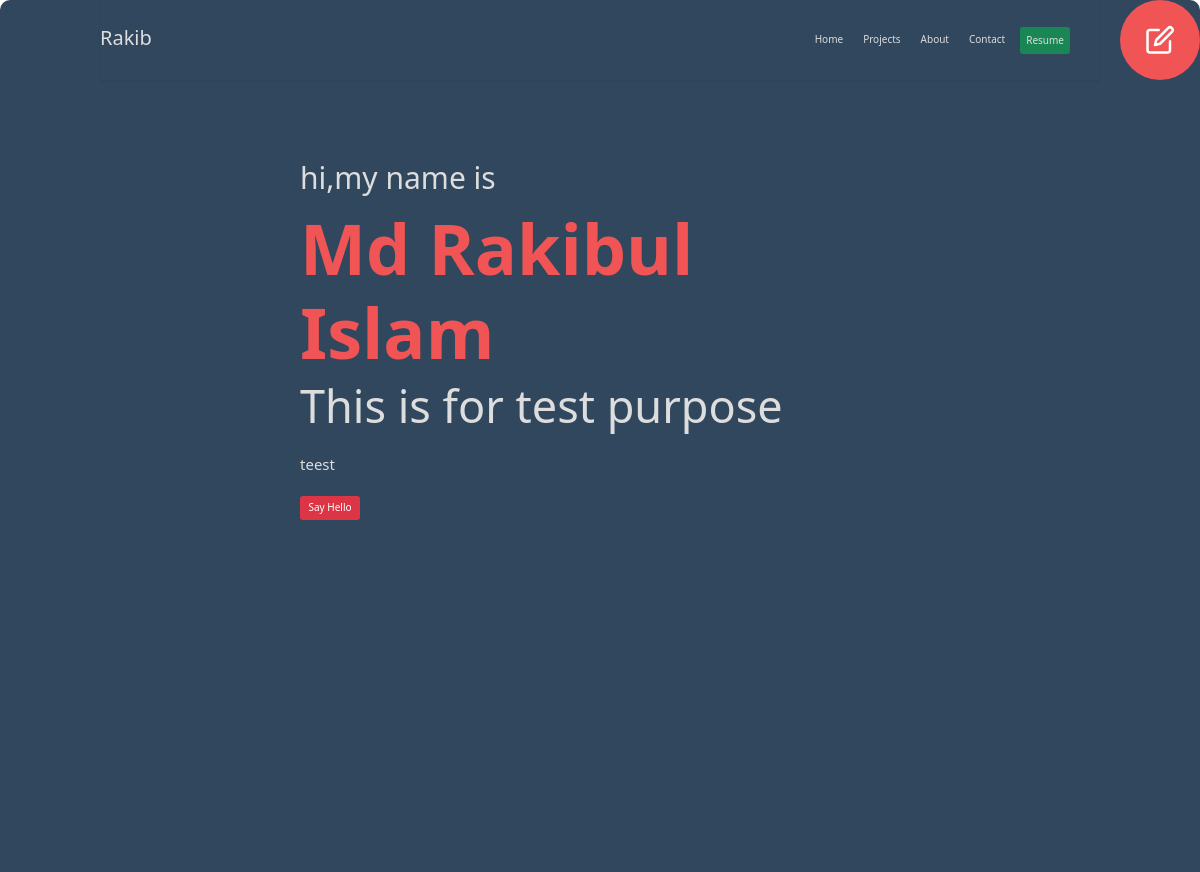
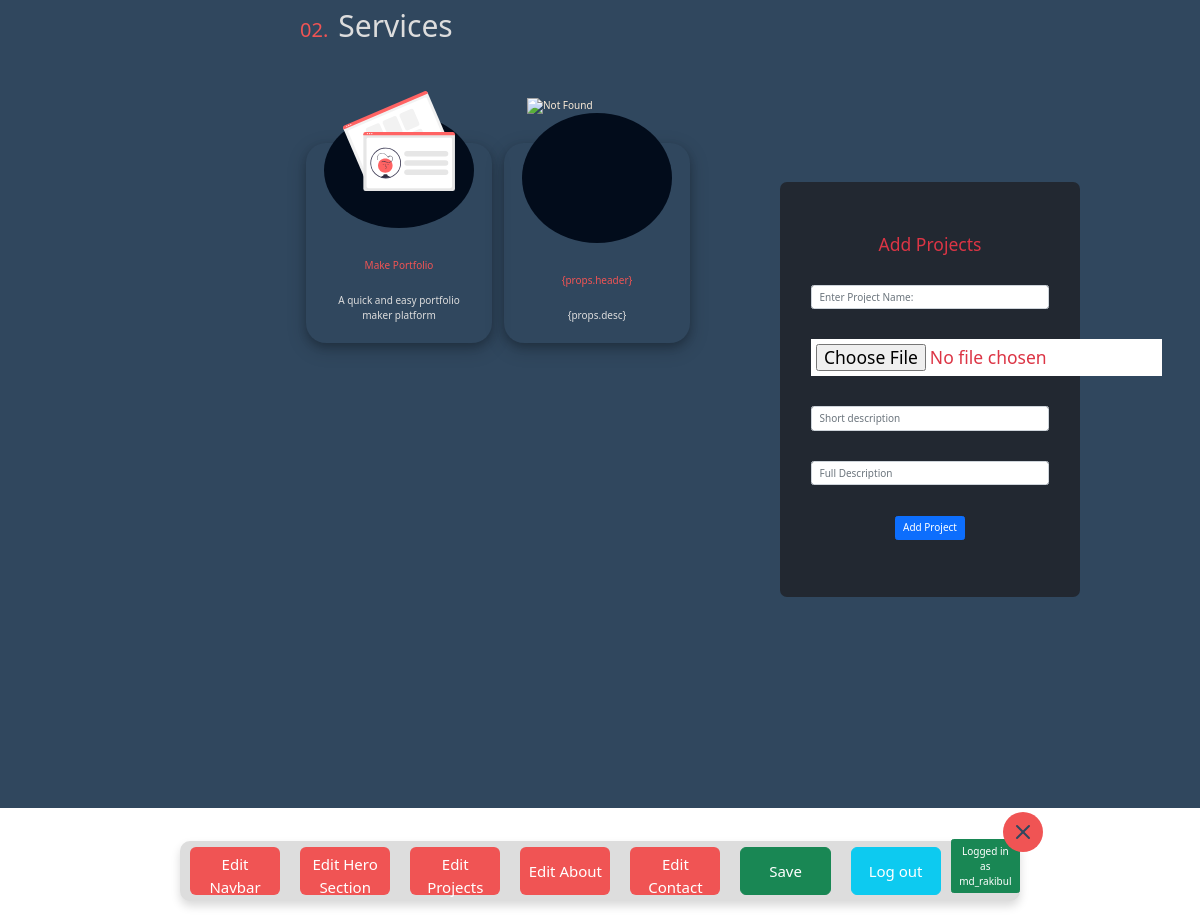
The page /edit/ (signed in) on the database its author committed (2 pictures, top to bottom).
### EditPortfolio/models.py (models this page shows, shortened)
class heroModel(models.Model):
    username = models.CharField(max_length=100,null=True,blank=True)
    before_name = models.CharField(max_length=100,null=True,blank=True,default="Hi,my name is..")
    fullname = models.CharField(max_length=100,null=True,blank=True,default="FirstName LastName")
    before_description = models.CharField(max_length=100,null=True,blank=True,default="I create stuff for the Internet.")
    description = models.CharField(max_length=100,null=True,blank=True,default="I am a Fullstack Web Devoloper From Bangladesh.I use React + Django stack.Currently open for work 😀")
    created = models.DateTimeField(auto_now_add=True,null=True,blank=True)

### EditPortfolio/views.py (the view, shortened to what this page needs)
# urls.py: path("",editView,name="edit"),
def editView(request):
    hero_contents = heroModel.objects.filter(username=request.user).first()
    hero_contents_default = heroModel.objects.filter(
        username="default").first()
    if hero_contents is not None:
        data = {
            "check": 1,
            'before_name': hero_contents.before_name,
            'name': hero_contents.fullname,
            'before_description': hero_contents.before_description,
            'description': hero_contents.description,
        }
    return render(request, "edit/editpage.html", context={
        'data': data
    })

### templates/edit/editpage.html (shortened to what this page needs)
{% extends "base.html" %}
 {% load static %}
 {% block css %}
<link rel="stylesheet" href="{% static 'css/navbar.css' %}" type="text/css" />
<link
  rel="stylesheet"
  href="{% static 'css/edit/edit.css' %}"
  type="text/css"
/>
{% endblock %}
  {% block content %}
  <div class="background_full">
  {% if user.is_authenticated %}
    {% include "edit/editbutton.html" %}
     {% include "edit/editBar.html" %}
     {% include "navbar.html" %}
     {% include "Hero/hero.html" with data=data %}
     {% include "projects/projects_container.html" %}
  </div>
  {% else %}
  {% include "auth/signup.html" %}
  {% endif %}
{% endblock %}

### templates/edit/editBar.html
<div class="editBar shadow">
  <div class="editBar_close">
    <svg
      xmlns="http://www.w3.org/2000/svg"
      width="24"
      height="24"
      viewBox="0 0 24 24"
      fill="none"
      stroke="currentColor"
      stroke-width="2"
      stroke-linecap="round"
      stroke-linejoin="round"
      class="feather feather-x"
    >
      <line x1="18" y1="6" x2="6" y2="18"></line>
      <line x1="6" y1="6" x2="18" y2="18"></line>
    </svg>
  </div>
  <div class="editBar_menu">
    <button id="edit_nav_btn" class="btn btn_pink_red">Edit Navbar</button>
    <button id="edit_hero_btn" onclick="hero_show_hide()" class="btn btn_pink_red">Edit Hero Section</button>
    <button id="edit_projects_btn" class="btn btn_pink_red">Edit Projects</button>
    <button id="edit_about_btn" class="btn btn_pink_red">Edit About</button>
    <button id="edit_contact_btn" class="btn btn_pink_red">Edit Contact</button>
    <button  id="edit_save_btn"class="btn btn-success">Save</button>
    <button  class="btn btn-info "><a href="{% url 'logout' %}" class="text-white text-decoration-none"> Log out</a></button>
    <p class="btn-success btn">Logged in as {{request.user}}</p>
  </div>
</div>

### templates/Hero/hero.html (shortened to what this page needs)
<section id="hero_container">
<div class="port_hero" id="home">
  <div class="hero_left">
    <h3 id="main_before_name">{{data.before_name}}</h3>
    <h2 id="main_name">{{data.name}}</h2>
    <h4 id="main_before_desc">{{data.before_description}}</h4>
    <p id="main_desc">
      {{data.description}}
    </p>
    <button class="btn btn-danger">Say Hello</button>
  </div>
</div>
</section>

### static/css/index.css (style rules this page uses)
body { --transition: all 0.25s cubic-bezier(0.645, 0.045, 0.355, 1); --white : #DDDDDD; --dark : #222831; --navy-dark:#30475E; --pink-red:#F05454; --font-mono: "SF Mono", "Fira Code", "Fira Mono", "Roboto Mono", monospace; --font-sans: "Calibre","San Francisco","SF Pro Text",-apple-system,system-ui,sans-serif; }
.btn_pink_red { background-color: var(--pink-red); }
html { font-size: 62.5%; font-family: var(--font-mono); scroll-behavior: smooth; }
.background_full { background-color: var(--navy-dark); width: 100%; height: 100vh; border-radius: 10px; }

### static/css/Hero/hero.css (style rules this page uses)
#hero_container { background-color: var(--navy-dark); width: 100vw; height: 100vh; }
.port_hero { height: auto; min-height: 100vh; width: auto; min-width: 50vw; display: flex; margin: 0 30rem; }
.hero_left { margin-top: 1rem; }
.port_hero h3 { color: var(--white); font-size: 3rem; margin-top: 7rem; font-style: var(--font-mono); }
.port_hero h2 { font-size: clamp(5rem, 7rem, 10rem); font-style: var(--font-sans); margin-top: 1rem; color: var(--pink-red); font-weight: bold; }
.port_hero h4 { font-size: 4.5rem ; color: var(--white); }
.port_hero p { font-size: 1.5rem; color: var(--white); max-width: 45rem; margin: 2rem 0; }

### static/css/edit/edit.css (style rules this page uses)
.editBar { width: 100%; position: fixed; bottom: 0; left: 50%; transform: translate( -50%, -30% ); z-index: 150; background-color: var(--white); border-radius: 10px; width: 70vw; }
.editBar_close { width: 4rem; height: 4rem; border-radius: 50%; display: flex; justify-content: center; align-items: center; color: var(--navy-dark); background: var(--pink-red); position: absolute; top: -29px; right: -23px; }
.editBar_menu { display: flex; height: 6rem; justify-content:space-between; align-items: center; }
.editBar_menu button { width: 40%; border-radius: 6px; padding: 5px; color: white; font-size: 15px; height: 80%; margin:0 10px; }

### rows shown on the page
heroModel: before_name "hi,my name is", name "Md Rakibul Islam", before_description "This is for test purpose", description "teest"

### other values the page prints
{{ request.user }} "md_rakibul"
